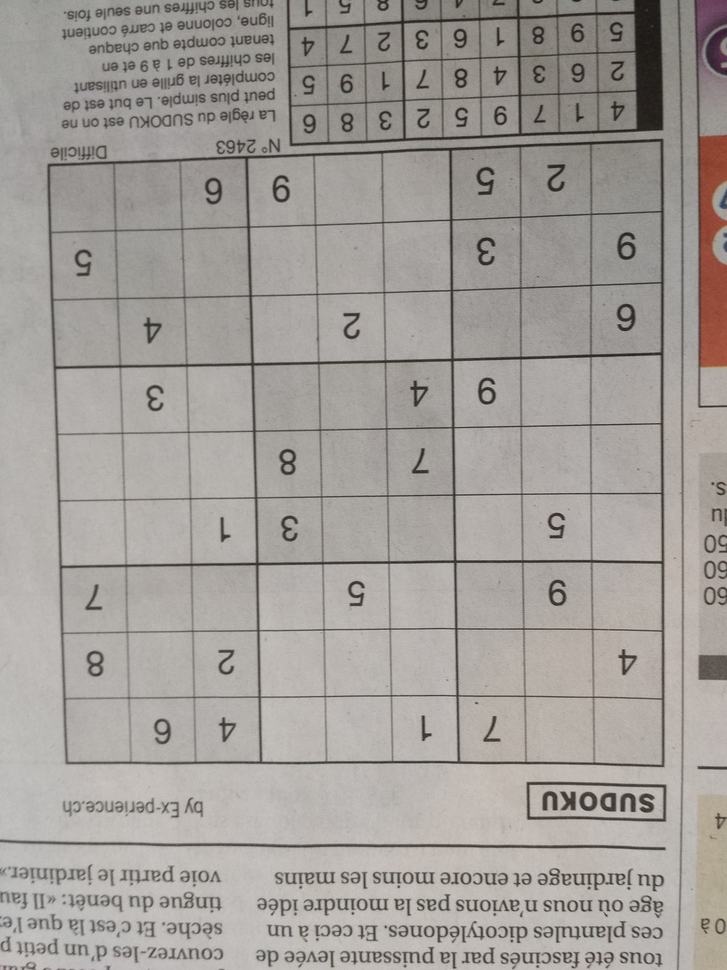
#> input picture SET-4/image1083.jpg, 727 x 970 px, shrunk from 960 x 1280 before the run
$ jupyter execute SET-4__SudokuSegment--1.ipynb
#> lines starting #> are read from the running program, lines starting #| are printed output that depends on the picture; after the words box and inside, x2 and y2 are one past the last pixel; in counts of white or black regions, pixels touching at a corner belong together
[cell 1]
import numpy as np
import matplotlib.pyplot as plt
import cv2

[cell 2]
image_url = "image1083.jpg"

[cell 3]
img = cv2.imread(image_url, cv2.IMREAD_GRAYSCALE)
#> img: shape (970, 727); min 24, max 201, mean 158.9

[cell 4]
proc = cv2.GaussianBlur(img.copy(), (9, 9), 0)
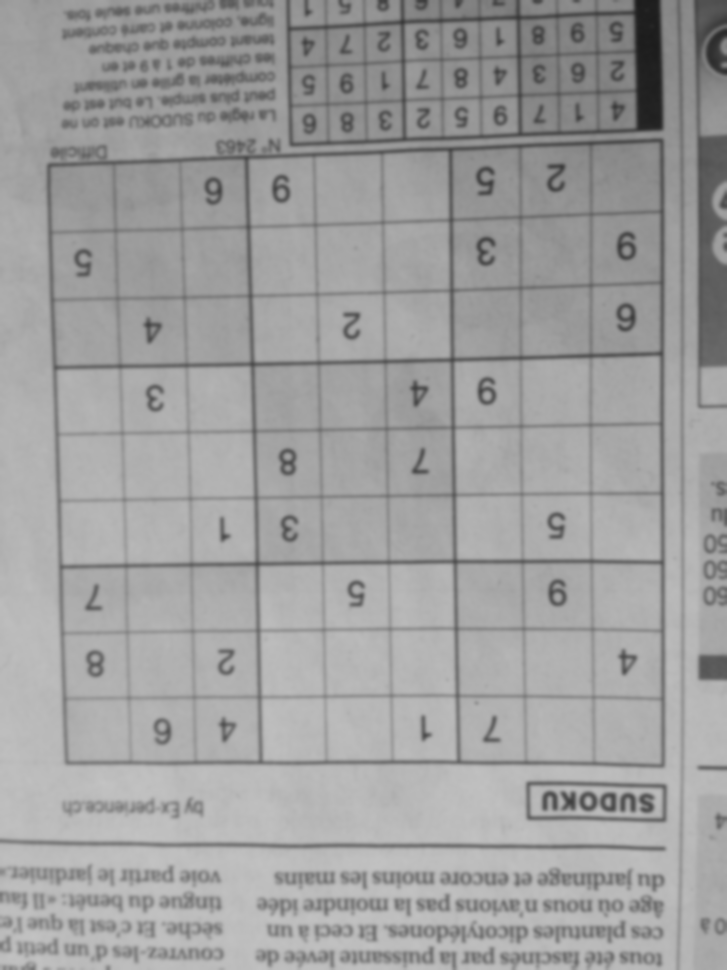
#> proc: shape (970, 727); min 28, max 195, mean 158.9

[cell 5]
# cv2.adaptiveThreshold(src, maxValue, adaptiveMethod, thresholdType, blockSize, constant(c))
# blockSize – Size of a pixel neighborhood that is used to calculate a threshold value for the pixel: 3, 5, 7, and so on.
# C – Constant subtracted from the mean or weighted mean (see the details below). Normally, it is positive but may be zero or negative as well.
process = cv2.adaptiveThreshold(proc, 255, cv2.ADAPTIVE_THRESH_GAUSSIAN_C, cv2.THRESH_BINARY, 11, 2)
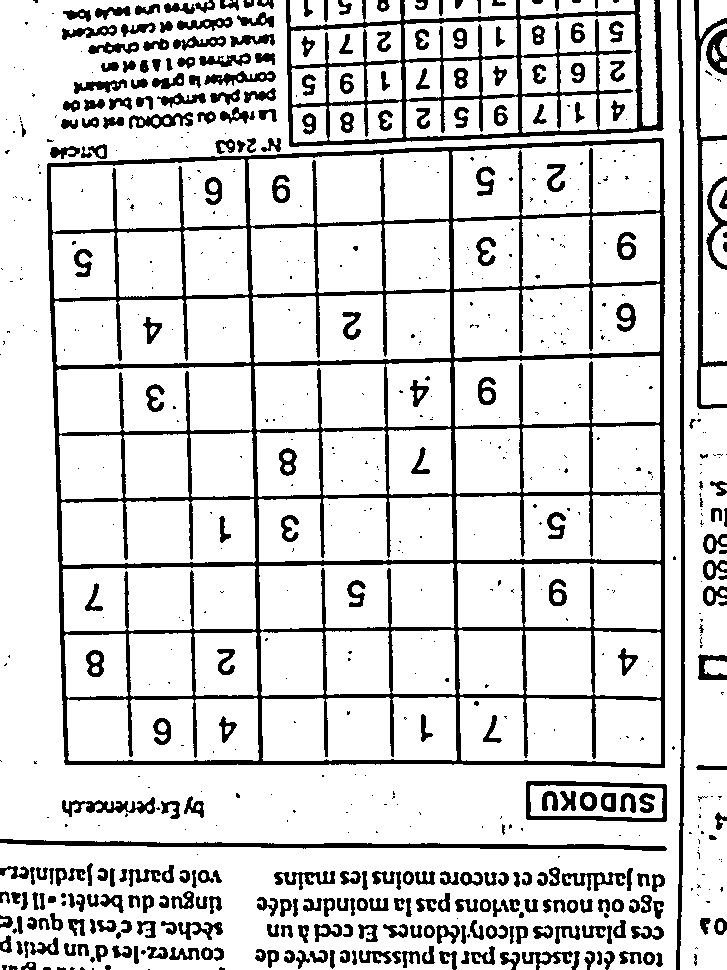
#> process: shape (970, 727); 83.6% white; 727 black regions (403 under 20 px), largest, box (x1, y1, x2, y2) and area: (47, 138, 665, 768) 45208, (286, 0, 664, 147) 10689, (676, 0, 685, 970) 3780

[cell 6]
process = cv2.bitwise_not(process, process)

[cell 7]
# np.uint8 will wrap.
# For example, 235+30 = 9.
kernel = np.array([[0., 1., 0.], [1., 1., 1.], [0., 1., 0.]], np.uint8)
process = cv2.dilate(process, kernel)
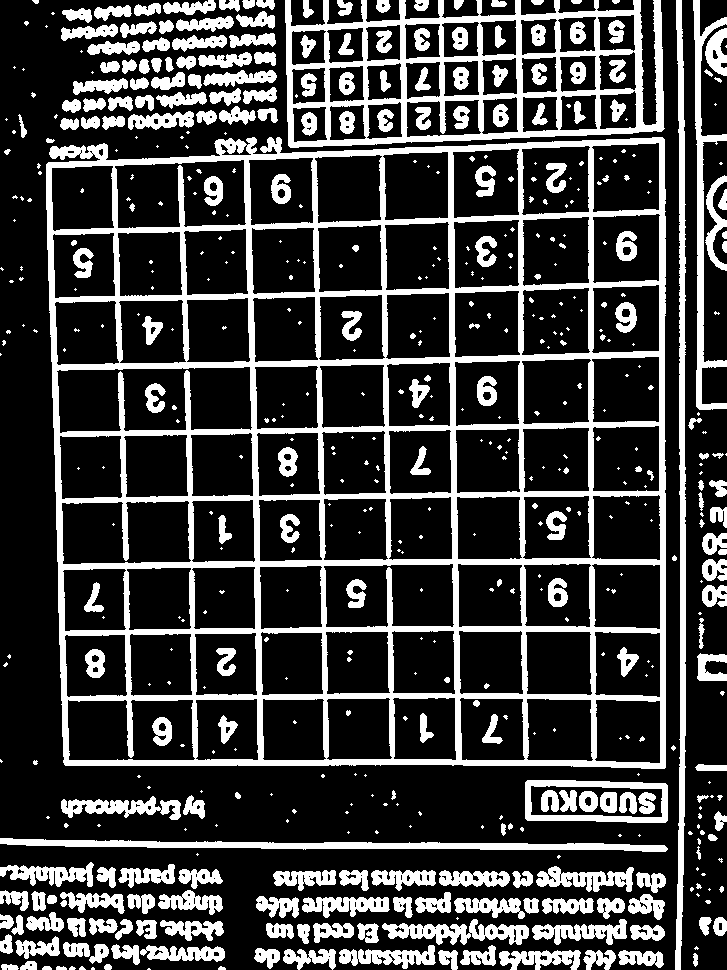
#> process: shape (970, 727); 24.7% white; 561 white regions (307 under 20 px), largest, box (x1, y1, x2, y2) and area: (46, 137, 666, 769) 69398, (285, 0, 665, 148) 16190, (675, 0, 686, 970) 5720
